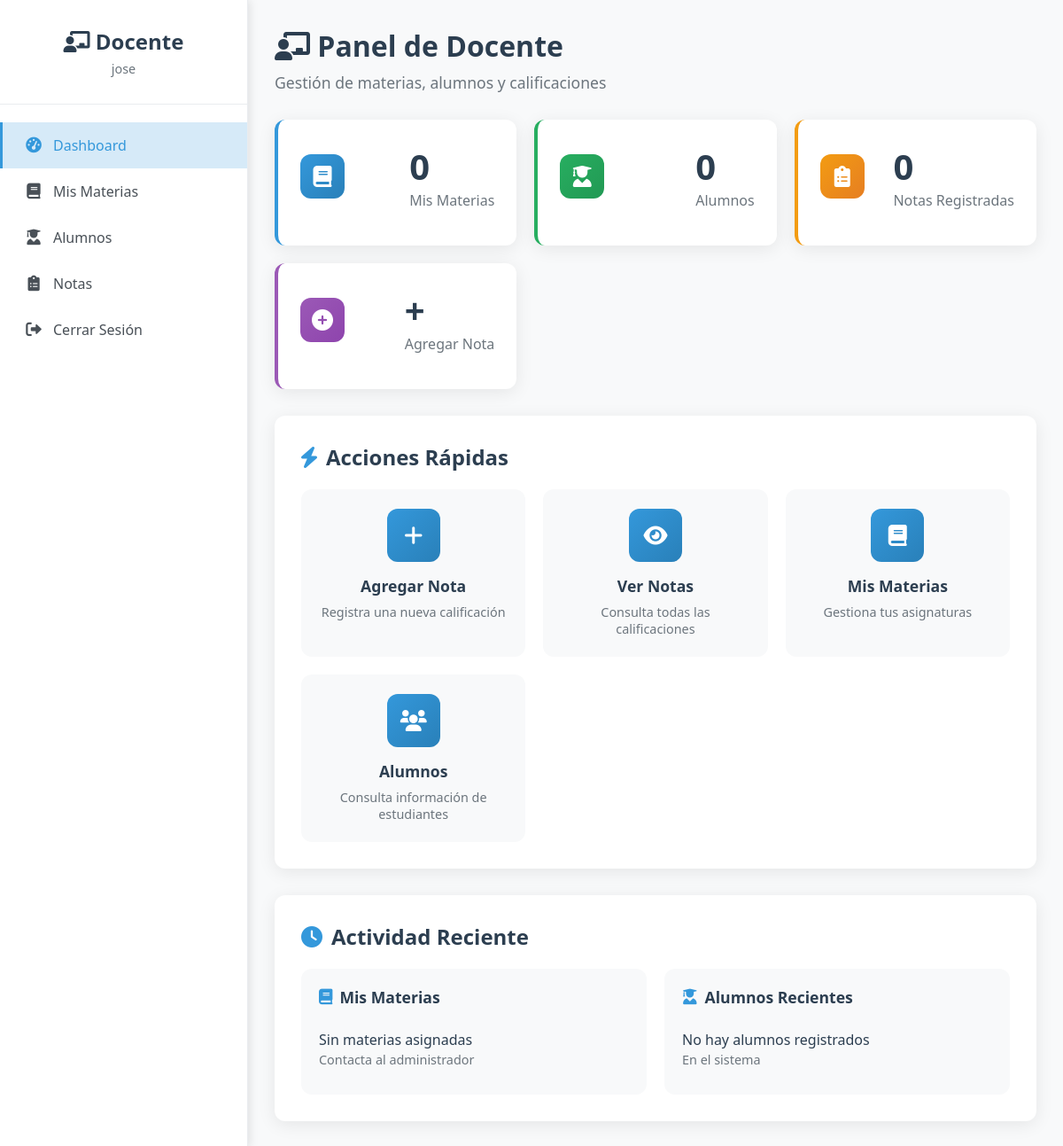
The app's page /docente/dashboard (signed in), older data.
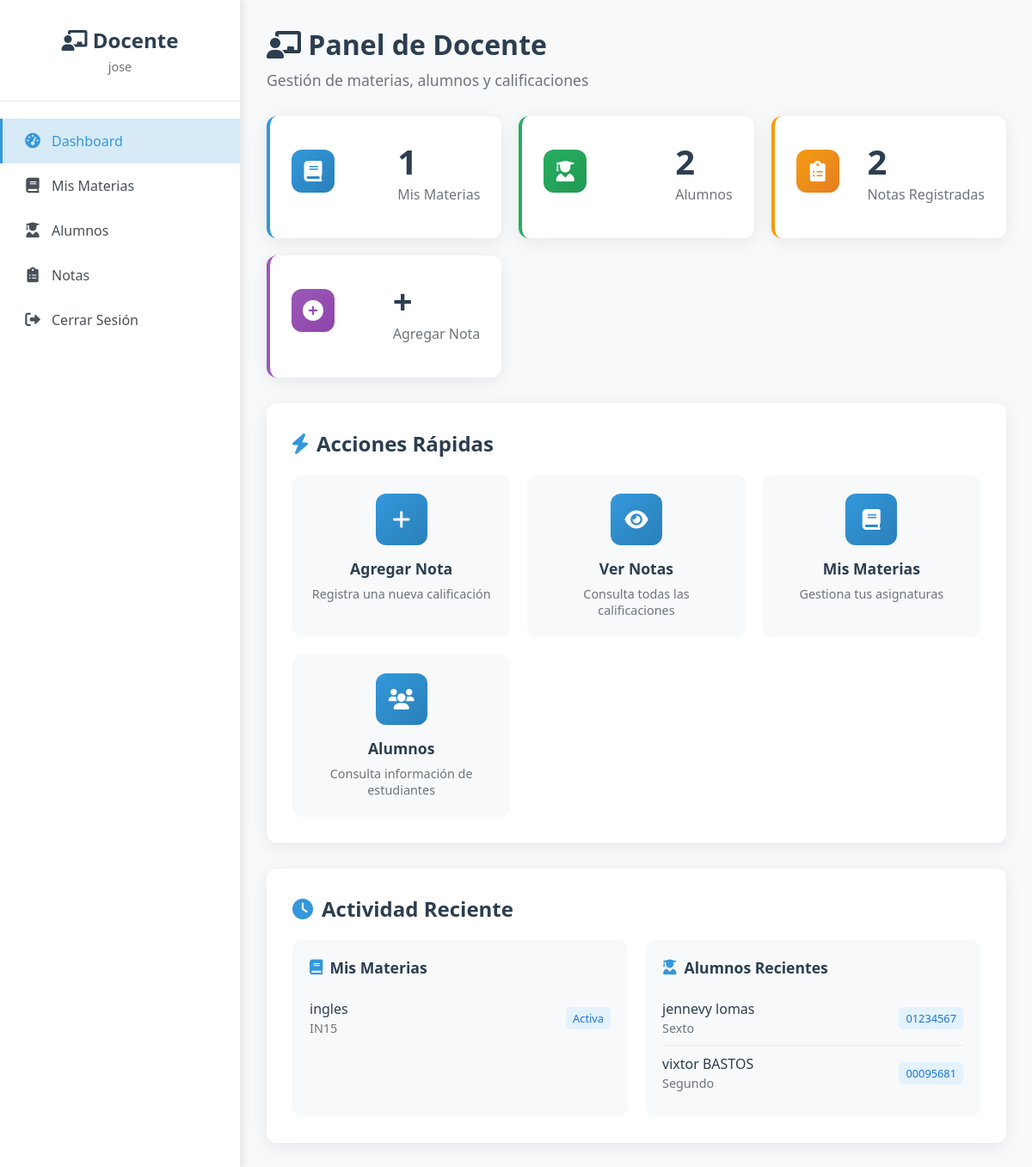
The same page, newer data.
### app.py (models this page shows)
class Materia(db.Model):
    id = db.Column(db.Integer, primary_key=True)
    nombre = db.Column(db.String(100), nullable=False)
    codigo = db.Column(db.String(20), unique=True, nullable=False)
    docente_id = db.Column(db.Integer, db.ForeignKey('docente.id'), nullable=False)
    docente = db.relationship('Docente', backref=db.backref('materias', lazy=True))
    fecha_creacion = db.Column(db.DateTime, default=datetime.utcnow)

class Alumno(db.Model):
    id = db.Column(db.Integer, primary_key=True)
    dni = db.Column(db.String(20), unique=True, nullable=False)
    nombre = db.Column(db.String(100), nullable=False)
    apellido = db.Column(db.String(100), nullable=False)
    email = db.Column(db.String(120))
    telefono = db.Column(db.String(20))
    fecha_nacimiento = db.Column(db.Date)
    ciclo = db.Column(db.String(20), nullable=False)  # primero, segundo, tercero, cuarto, quinto, sexto
    fecha_registro = db.Column(db.DateTime, default=datetime.utcnow)
    usuario_id = db.Column(db.Integer, db.ForeignKey('usuario.id'), nullable=True)  # Relación con Usuario
    usuario = db.relationship('Usuario', backref=db.backref('alumno', uselist=False))

### app.py (the view)
@app.route('/docente/dashboard')
def docente_dashboard():
    if not session.get('user_id') or session.get('tipo') != 'docente':
        return redirect(url_for('login'))
    if not verificar_estado_docente():
        return redirect(url_for('login'))
    usuario = Usuario.query.get(session['user_id'])
    if not usuario or not usuario.docente:
        flash('No se encontró información del docente', 'error')
        return redirect(url_for('login'))
    docente_id = usuario.docente.id
    materias = Materia.query.filter_by(docente_id=docente_id).all()
    alumnos_matriculados = db.session.query(Alumno).join(Matricula).join(Materia).filter(
        Materia.docente_id == docente_id,
        Matricula.estado == 'activa'
    ).distinct().all()
    notas_count = 0
    for materia in materias:
        notas_count += Nota.query.filter_by(materia_id=materia.id).count()
    return render_template('docente/dashboard_moderno.html', materias=materias, alumnos=alumnos_matriculados, notas_count=notas_count)

### app.py (called while the page is built)
def verificar_estado_docente():
    if session.get('tipo') == 'docente':
        usuario = Usuario.query.get(session.get('user_id'))
        if usuario and usuario.docente:
            if usuario.docente.estado == 'inactivo':
                session.clear()
                flash('Tu cuenta de docente está inactiva. Contacta al administrador para reactivarla.', 'error')
                return False
            elif usuario.docente.estado == 'suspendido':
                session.clear()
                flash('Tu cuenta de docente está suspendida. Contacta al administrador para más información.', 'error')
                return False
    return True

@app.context_processor
def inject_flash_cleanup():
    return {
        'clear_flash_messages': clear_flash_messages,
        'convertir_ciclo_a_texto': convertir_ciclo_a_texto
    }

### templates/docente/dashboard_moderno.html (shortened to what the changed rows need)
<!DOCTYPE html>
<html lang="es">
<head>
    <link href="https://cdnjs.cloudflare.com/ajax/libs/font-awesome/6.0.0/css/all.min.css" rel="stylesheet">
</head>
<body>
    <div class="docente-dashboard">
        <div class="sidebar">
            <div class="sidebar-header">
                <h2><i class="fas fa-chalkboard-teacher"></i> Docente</h2>
            </div>
        </div>
        <div class="main-content">
            <div class="page-header">
                <h1><i class="fas fa-chalkboard-teacher"></i> Panel de Docente</h1>
            </div>
            <div class="stats-grid">
                <div class="stat-card blue" onclick="window.location.href='{{ url_for('docente_ver_materias') }}'">
                    <div class="stat-card-header">
                        <div>
                            <h3 class="stat-card-number">{{ materias|length }}</h3>
                            <p class="stat-card-label">Mis Materias</p>
                        </div>
                    </div>
                </div>
                <div class="stat-card green" onclick="window.location.href='{{ url_for('docente_ver_alumnos') }}'">
                    <div class="stat-card-header">
                        <div>
                            <h3 class="stat-card-number">{{ alumnos|length }}</h3>
                            <p class="stat-card-label">Alumnos</p>
                        </div>
                    </div>
                </div>
                <div class="stat-card orange" onclick="window.location.href='{{ url_for('docente_ver_notas') }}'">
                    <div class="stat-card-header">
                        <div>
                            <h3 class="stat-card-number">{{ notas_count if notas_count else 0 }}</h3>
                            <p class="stat-card-label">Notas Registradas</p>
                        </div>
                    </div>
                </div>
            </div>
            <div class="quick-actions">
                <h2><i class="fas fa-bolt"></i> Acciones Rápidas</h2>
            </div>
            <div class="recent-section">
                <h2><i class="fas fa-clock"></i> Actividad Reciente</h2>
                <div class="recent-grid">
                    <div class="recent-card">
                        {% if materias %}
                            {% for materia in materias[:3] %}
                            <div class="recent-item">
                                <div class="recent-item-info">
                                    <div class="recent-item-name">{{ materia.nombre }}</div>
                                    <div class="recent-item-detail">{{ materia.codigo }}</div>
                                </div>
                                <span class="recent-item-badge">Activa</span>
                            </div>
                            {% endfor %}
                        {% else %}
                            <div class="recent-item">
                                <div class="recent-item-info">
                                    <div class="recent-item-name">Sin materias asignadas</div>
                                    <div class="recent-item-detail">Contacta al administrador</div>
                                </div>
                            </div>
                        {% endif %}
                    </div>
                    <div class="recent-card">
                        {% if alumnos %}
                            {% for alumno in alumnos[:3] %}
                            <div class="recent-item">
                                <div class="recent-item-info">
                                    <div class="recent-item-name">{{ alumno.nombre }} {{ alumno.apellido }}</div>
                                    <div class="recent-item-detail">{{ alumno.ciclo.title() if alumno.ciclo else 'Sin ciclo' }}</div>
                                </div>
                                <span class="recent-item-badge">{{ alumno.dni }}</span>
                            </div>
                            {% endfor %}
                        {% else %}
                            <div class="recent-item">
                                <div class="recent-item-info">
                                    <div class="recent-item-name">No hay alumnos registrados</div>
                                    <div class="recent-item-detail">En el sistema</div>
                                </div>
                            </div>
                        {% endif %}
                    </div>
                </div>
            </div>
        </div>
    </div>
</body>
</html>

Row changes from the older to the newer data that the page shows:
added Materia: nombre "ingles", codigo "IN15"
now on this page (row edited): Alumno: nombre "jennevy", apellido "lomas", ciclo "Sexto", dni "01234567"
now on this page (row edited): Alumno: nombre "vixtor", apellido "BASTOS", ciclo "Segundo", dni "00095681"
Text that changed along with them:
{{ materias|length }}: "0" → "1"
{{ alumnos|length }}: "0" → "2"
{{ notas_count if notas_count else 0 }}: "0" → "2"
text no longer shown: "Sin materias asignadas Contacta al administrador No hay alumnos registrados En el sistema"
